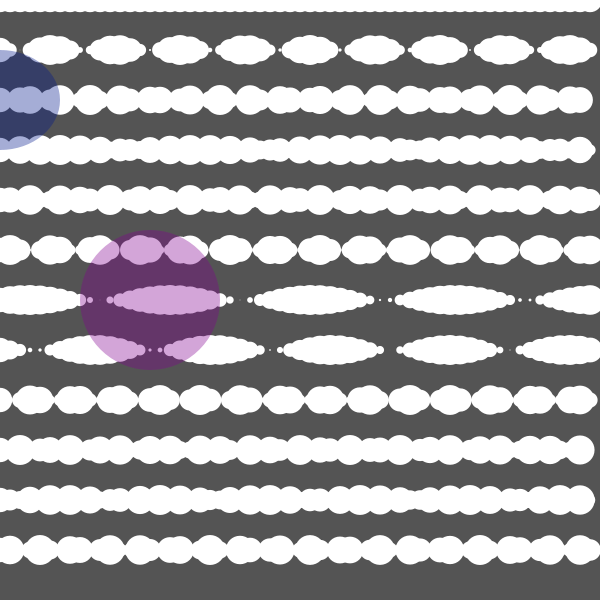
Frame 1 (no input)
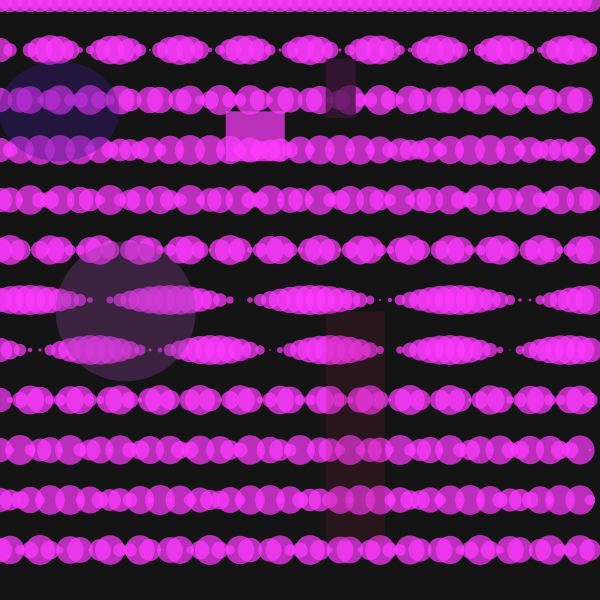
Frame 60 (the mouse pressed at the canvas centre just before this capture)
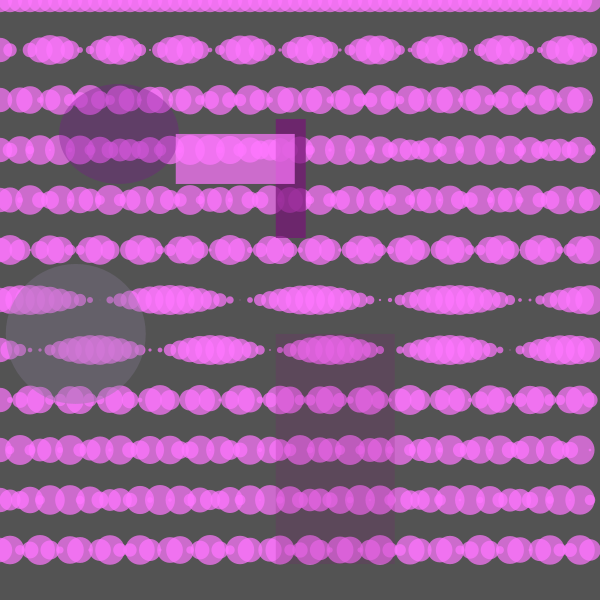
Frame 120 (the mouse held since frame 60 and released just before this capture)

The Processing sketch that drew these frames (run headless with seeded random() and noise(); from frame 60 on, the mouse is pressed at the canvas centre):

// Processing sketch: processing_54113
// ── processing_54113.pde

float x,y,x2,y2,angle,ellSize;

void setup(){
  size(600,600);
  background(0);
  x = 0;
  y = 0;
  angle = 0;
  smooth();
  noStroke();
  
}

void draw(){
  background(random(130));
  float ellSize = 20;
  
  for(int x = 0; x < width; x +=10){
    for (int y = 0; y < height; y+=50){
      ellSize = cos (x*y+120)*30;
      
  ellipse(x,y,ellSize,ellSize);
    }
  }
      
  
  x = cos (radians(angle)) *50 + width/2;
  y = tan (radians (angle/2)) *20 + height/2;
  x2 = cos (radians (angle)) *20 + width/4;
  y2 = sin (radians (angle*2)) *10 +height/2;
  
  fill(130,angle,145,90);
  ellipse(x-200,y,140,140);
  fill(angle,20,angle,180);
  rect(x,angle,30,angle);
  fill(130,23,angle,50);
  rect(x,y,angle,230);
  fill(angle,23,140,90);
  ellipse(angle,y-200,120,100);
  fill(340,angle,324,180);
  rect(x-100,y-200,angle,50);
  
  angle++;
  

    
}
